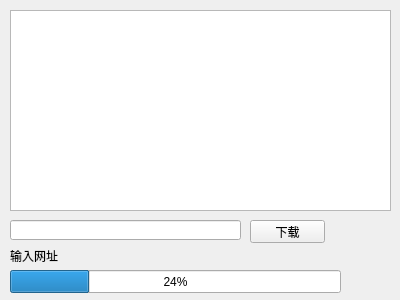
<?xml version="1.0" encoding="UTF-8"?>
<ui version="4.0">
 <class>Widget</class>
 <widget class="QWidget" name="Widget">
  <property name="geometry">
   <rect>
    <x>0</x>
    <y>0</y>
    <width>400</width>
    <height>300</height>
   </rect>
  </property>
  <property name="windowTitle">
   <string>Widget</string>
  </property>
  <widget class="QTextBrowser" name="textBrowser">
   <property name="geometry">
    <rect>
     <x>10</x>
     <y>10</y>
     <width>381</width>
     <height>201</height>
    </rect>
   </property>
  </widget>
  <widget class="QLineEdit" name="lineEdit">
   <property name="geometry">
    <rect>
     <x>10</x>
     <y>220</y>
     <width>231</width>
     <height>20</height>
    </rect>
   </property>
  </widget>
  <widget class="QLabel" name="label">
   <property name="geometry">
    <rect>
     <x>10</x>
     <y>250</y>
     <width>54</width>
     <height>12</height>
    </rect>
   </property>
   <property name="text">
    <string>输入网址</string>
   </property>
  </widget>
  <widget class="QProgressBar" name="progressBar">
   <property name="geometry">
    <rect>
     <x>10</x>
     <y>270</y>
     <width>331</width>
     <height>23</height>
    </rect>
   </property>
   <property name="value">
    <number>24</number>
   </property>
  </widget>
  <widget class="QPushButton" name="pushButton">
   <property name="geometry">
    <rect>
     <x>250</x>
     <y>220</y>
     <width>75</width>
     <height>23</height>
    </rect>
   </property>
   <property name="text">
    <string>下载</string>
   </property>
  </widget>
 </widget>
 <layoutdefault spacing="6" margin="11"/>
 <resources/>
 <connections/>
</ui>
